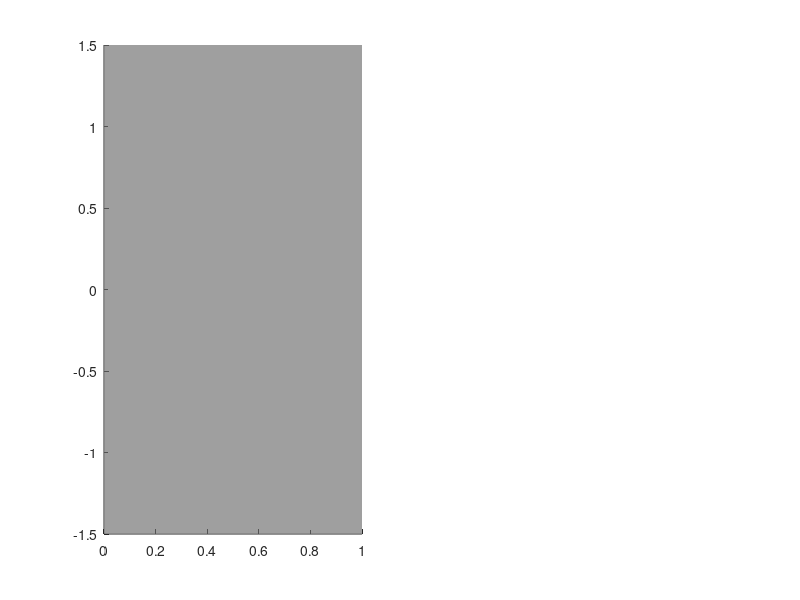

Source code (MATLAB): (Note: this script raises an error after producing the figure.)
% Make a tube with circular cross section

height = 0.05;
XLen = 1;
YLen = 3;
x=0;
y=0;
z=0;
V = [x, y+YLen/2, z];
V = [V; x, y-YLen/2, z];
V = [V; x+XLen, y+YLen/2, z];
V = [V; x+XLen, y-YLen/2, z];

V = [V; x, y+YLen/2, z+height];
V = [V; x, y-YLen/2, z+height];
V = [V; x+XLen, y+YLen/2, z+height];
V = [V; x+XLen, y-YLen/2, z+height];

F = [4, 3, 1, 2];
F = [F; 8, 7, 5, 6];
F = [F; 6, 5, 1, 2];
F = [F; 8, 7, 3, 4];
F = [F; 8, 6, 2, 4];
F = [F; 7, 5, 1, 3];

figure(2)
subplot(1,2,1);
hold off;
patch('vertices', V, 'faces', F, 'edgecol', 'k',  'facecol', [0.5 0.5 0.5], 'FaceAlpha', .5, 'EdgeAlpha', .9 );
camproj( 'perspective');
axis equal
axis off
campos([10,10,10])
hold on;


% might be valuable to label facets as boundary or not, perhaps in more
% compliated cases?
filename = '3d/data/divingBoardM3';
fname = '3d/data/divingBoardM3.poly';
%writePOLY_tetgen(fname,V,F,[]);%,'RegionList',R);

% process the poly file!
%system( pwd + "/lib/svgmesh/tetgen.exe -A -p -q30 -a0.006 " + filename + ".poly" );


[TV,I] = readNODE( filename + ".1.node" );
[TE,A] = readELE( filename + ".1.ele");

subplot(1,2,2)
if numel(A) > 0
    colours = [ 0.5 0.5 0.5; 1 1 0.5; 0.5 1 1; 1 0.5 1; 1 0.5 0.5; 0.5 0.5 1; 0.5 1 0.5 ];
    faceColor = colours(mod(A,7)+1,:);
    %%%tetramesh(TE,TV,'faceColor',faceColor,'FaceAlpha',0.1);
    %tetramesh(TE,TV,A,'FaceAlpha',0.1);
    scatter3(TV(:,1),TV(:,2),TV(:,3),'.');
    camproj( 'perspective');
    axis equal
    axis off
    campos([10,10,10])


    %patch('vertices', TV, 'faces', TF, 'edgecol', 'k',  'facecol', 'flat', 'FaceVertexCData', faceColor, 'FaceAlpha', .5, 'EdgeAlpha', .9 );
else
    %patch('vertices', TV, 'faces', TF, 'edgecol', 'k',  'facecol', [0.5 0.5 0.5], 'FaceAlpha', .5, 'EdgeAlpha', .9 );

end
axis equal
axis off


